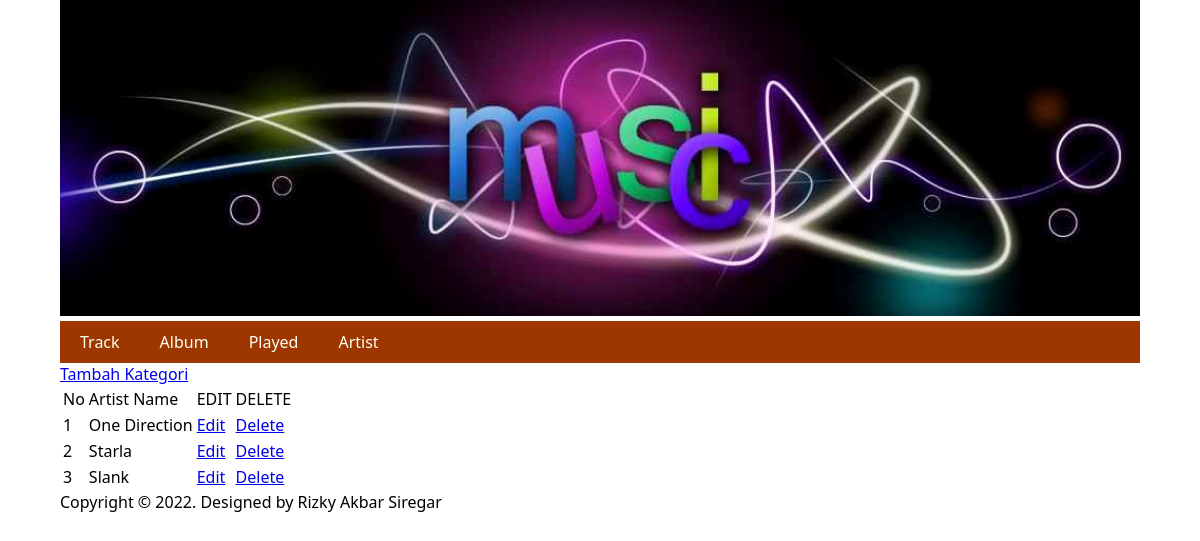
The app's page /artist/artist.php with its own data.
### tables this page shows
CREATE TABLE `tb_artist` (
  `art_id` int(11) NOT NULL,
  `art_name` varchar(100) NOT NULL
);

### inc/Koneksi.php (called while the page is built, shortened)
<?php
class Koneksi {
    public function __construct() {
        $this->db = new PDO("mysql:host=localhost;dbname=pbwd_quiz_genap", "root", "");
    }
}

### artist/Kategori.php (called while the page is built, shortened)
<?php
require_once "../inc/Koneksi.php";
class Kategori extends Koneksi
{
    public function tampil()
    {
        $sql = "SELECT * FROM tb_artist";
        $stmt = $this->db->prepare($sql);
        $stmt->execute();
        $data = [];
        while ($rows = $stmt->fetch()) {
            $data[] = $rows;
        }
        return $data;
    }
}

### artist/kat_tampil.php (the view)
<?php
require_once "Kategori.php";
$kat = new Kategori();
$rows = $kat->tampil();
?>
<a href="kat_input.php">Tambah Kategori</a>
<table>
    <tr>
        <td>No</td>
        <td>Artist Name</td>
        <td>EDIT</td>
        <td>DELETE</td>
    </tr>
    <?php
    $no = 1;
    foreach ($rows as $row) {
    ?>
        <tr>
            <td><?php echo $no; ?></td>
            <td><?php echo $row['art_name']; ?></td>
            <td><a href="kat_edit.php?id=<?php echo $row['art_id']; ?>">Edit</a></td>
            <td><a href="kat_delete.php?id=<?php echo $row['art_id']; ?>">Delete</a></td>
        </tr>
    <?php
        $no++;
    }
    ?>
</table>

### layouts/assets/css/style.css (style rules this page uses)
body { font-family: 'Segoe UI', Tahoma, Geneva, Verdana, sans-serif; margin: 0; }

### records on screen
tb_artist: art_name "One Direction"
tb_artist: art_name "Starla"
tb_artist: art_name "Slank"
